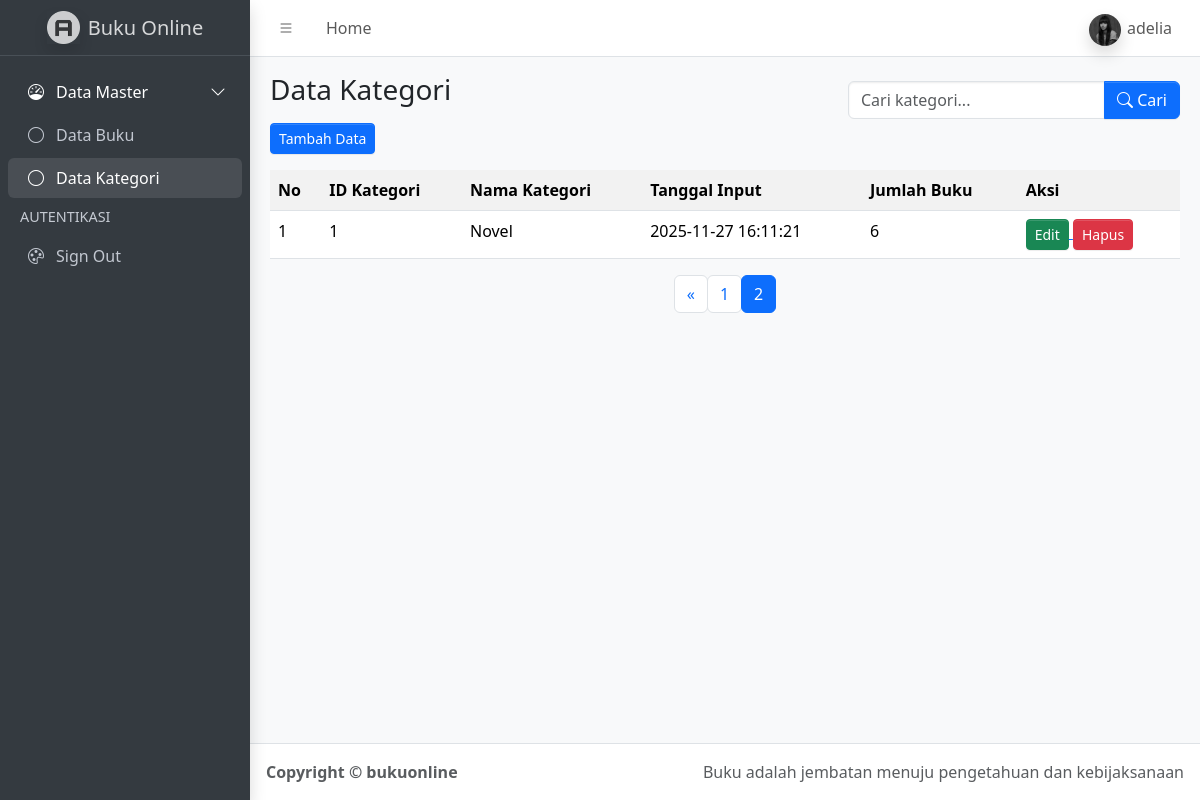
/kategori.php?halaman=2 (signed in), run on the app's committed database.
### tables this page shows
CREATE TABLE `kategori` (
  `id_kategori` int(11) NOT NULL,
  `nama_kategori` varchar(50) NOT NULL,
  `tanggal_input` datetime NOT NULL DEFAULT current_timestamp()
);

### function.php (called while the page is built, shortened)
<?php
$conn = mysqli_connect("localhost", "root", "", "buku_online");
function query($query)
{
    global $conn;
    $result = mysqli_query($conn, $query);
    $rows = [];
    while ($row = mysqli_fetch_assoc($result)) {
        $rows[] = $row;
    }
    return $rows;
}
?>

### kategori.php (the view, shortened to what this page needs)
<?php
require 'function.php';
$current_page = basename(__FILE__);
$jumlahDataPerHalaman = 5;
$jumlahData = count(query("SELECT * FROM kategori"));
$jumlahHalaman = ceil($jumlahData / $jumlahDataPerHalaman);
$halamanAktif = (isset($_GET["halaman"])) ? $_GET["halaman"] : 1;
$awalData = ($jumlahDataPerHalaman * $halamanAktif) - $jumlahDataPerHalaman;
$query = query("
    SELECT kategori.*,
        COUNT(buku.id_buku) AS jumlah_buku
    FROM kategori
    LEFT JOIN buku ON kategori.id_kategori = buku.id_kategori
    GROUP BY kategori.id_kategori
    ORDER BY tanggal_input DESC
    LIMIT $awalData, $jumlahDataPerHalaman
");
$kategori = $query;
?>
<!doctype html>
<html lang="en">
<head>
    <link href="https://cdn.jsdelivr.net/npm/bootstrap@5.3.2/dist/css/bootstrap.min.css" rel="stylesheet">
    <link rel="stylesheet" href="https://cdn.jsdelivr.net/npm/@fontsource/source-sans-3@5.0.12/index.css"
 media="print"
        onload="this.media='all'" />
    <link rel="stylesheet" href="https://cdn.jsdelivr.net/npm/overlayscrollbars@2.11.0/styles/overlayscrollbars.min.css"
 />
    <link rel="stylesheet" href="https://cdn.jsdelivr.net/npm/bootstrap-icons@1.13.1/font/bootstrap-icons.min.css"
 />
    <link rel="stylesheet" href="dist/css/adminlte.min.css" />
    <link rel="stylesheet" href="https://cdn.jsdelivr.net/npm/apexcharts@3.37.1/dist/apexcharts.css"
 />
    <link rel="stylesheet" href="https://cdn.jsdelivr.net/npm/jsvectormap@1.5.3/dist/css/jsvectormap.min.css"
 />
</head>
<body class="layout-fixed sidebar-expand-lg bg-body-tertiary">
    <div class="app-wrapper">
        <nav class="app-header navbar navbar-expand bg-body">
            <div class="container-fluid">
                <ul class="navbar-nav">
                    <li class="nav-item">
                        <a class="nav-link" data-lte-toggle="sidebar" href="#" role="button">
                            <i class="bi bi-list"></i>
                        </a>
                    </li>
                    <li class="nav-item d-none d-md-block">
                        <a href="kategori.php" class="nav-link">Home</a>
                    </li>
                </ul>
                <ul class="navbar-nav ms-auto">
                    <li class="nav-item dropdown user-menu">
                        <a href="#" class="nav-link dropdown-toggle" data-bs-toggle="dropdown">
                            <img src="dist/assets/img/user4-128x128.jpg" class="user-image rounded-circle shadow"
                                alt="User Image" />
                            <span class="d-none d-md-inline"><?= $_SESSION['username'] ?></span>
                        </a>
                    </li>
                </ul>
            </div>
        </nav>
        <aside class="app-sidebar bg-body-secondary shadow" data-bs-theme="dark">
            <div class="sidebar-brand">
                <a href="index.php" class="brand-link">
                    <img src="dist/assets/img/AdminLTELogo.png" alt="AdminLTE Logo"
                        class="brand-image opacity-75 shadow" />
                    <span class="brand-text fw-light">Buku Online</span>
                </a>
            </div>
            <div class="sidebar-wrapper">
                <nav class="mt-2">
                    <ul class="nav sidebar-menu flex-column" data-lte-toggle="treeview" role="navigation"
                        aria-label="Main navigation" data-accordion="false" id="navigation">
                        <li class="nav-item menu-open">
                            <a href="#" class="nav-link active">
                                <i class="nav-icon bi bi-speedometer"></i>
                                <p>
                                    Data Master
                                </p>
                            </a>
                            <ul class="nav nav-treeview">
                                <li class="nav-item">
                                    <a href="index.php"
                                        class="nav-link <?= ($current_page == 'index.php') ? 'active' : '' ?>">
                                        <i class="nav-icon bi bi-circle"></i>
                                        <p>Data Buku</p>
                                    </a>
                                </li>
                                <li class="nav-item">
                                    <a href="kategori.php"
                                        class="nav-link <?= ($current_page == 'kategori.php') ? 'active' : '' ?>">
                                        <i class="nav-icon bi bi-circle"></i>
                                        <p>Data Kategori</p>
                                    </a>
                                </li>
                            </ul>
                        </li>
                        <li class="nav-header">AUTENTIKASI</li>
                        <li class="nav-item">
                            <a href="logout.php" class="nav-link">
                                <i class="nav-icon bi bi-palette"></i>
                                <p>Sign Out</p>
                            </a>
                        </li>
                    </ul>
                </nav>
            </div>
        </aside>
        <main class="app-main">
            <div class="app-content-header">
                <div class="container-fluid">
                    <div class="row">
                        <div class="col-sm-6">
                            <h3 class="mb-3">Data Kategori</h3>
                            <a href="tambah_kategori.php">
                                <button class="btn-sm btn btn-primary">Tambah Data</button>
                            </a>
                        </div>
                        <div class="col-sm-6 d-flex flex-column align-items-end">
                            <form class="mt-2" action="" method="POST">
                                <div class="input-group">
                                    <input type="text" class="form-control" name="keyword"
                                        placeholder="Cari kategori...">
                                    <button class="btn btn-primary" type="submit" name="tombol_search">
                                        <i class="bi bi-search"></i> Cari
                                    </button>
                                </div>
                            </form>
                        </div>
                    </div>
                </div>
            </div>
            <div class="app-content">
                <div class="container-fluid">
                    <div class="row">
                        <div class="col">
                            <table class="table table-striped table-hover">
                                <tr>
                                    <th>No</th>
                                    <th>ID Kategori</th>
                                    <th>Nama Kategori</th>
                                    <th>Tanggal Input</th>
                                    <th>Jumlah Buku</th>
                                    <th>Aksi</th>
                                </tr>
                                <?php $no = 1 ?>
                                <?php foreach ($kategori as $data): ?>
                                    <tr>
                                        <td> <?= $no ?> </td>
                                        <td> <?= $data['id_kategori'] ?> </td>
                                        <td> <?= $data['nama_kategori'] ?> </td>
                                        <td> <?= $data['tanggal_input'] ?> </td>
                                        <td> <?= $data['jumlah_buku'] ?> </td>
                                        <td>
                                            <a href="ubah_kategori.php?id_kategori=<?= $data['id_kategori'] ?>">
                                                <button class="btn btn-sm btn-success">Edit</button>
                                            </a>
                                            <a href="hapus_kategori.php?id=<?= $data['id_kategori'] ?>">
                                                <button class="btn btn-sm btn-danger">Hapus</button>
                                            </a>
                                        </td>
                                        <?php $no++; ?>
                                    <?php endforeach; ?>
                            </table>
                            <nav aria-label="Page navigation example" class="d-flex justify-content-center mt-3">
                                <ul class="pagination">
                                    <?php if ($halamanAktif > 1): ?>
                                        <li class="page-item">
                                            <a class="page-link" href="?halaman=<?= $halamanAktif - 1; ?>">&laquo;</a>
                                        </li>
                                    <?php endif; ?>
                                    <?php for ($i = 1; $i <= $jumlahHalaman; $i++): ?>
                                        <?php if ($i == $halamanAktif): ?>
                                            <li class="page-item active">
                                                <a class="page-link" href="?halaman=<?= $i; ?>"><?= $i; ?></a>
                                            </li>
                                        <?php else: ?>
                                            <li class="page-item">
                                                <a class="page-link" href="?halaman=<?= $i; ?>"><?= $i; ?></a>
                                            </li>
                                        <?php endif; ?>
                                    <?php endfor; ?>
                                </ul>
                            </nav>
                        </div>
                    </div>
                </div>
            </div>
        </main>
        <footer class="app-footer">
            <div class="float-end d-none d-sm-inline">Buku adalah jembatan menuju pengetahuan dan kebijaksanaan</div>
            <strong>
                Copyright &copy; bukuonline&nbsp;
            </strong>
        </footer>
    </div>
</body>
</html>

### data on the page
kategori: id_kategori "1", nama_kategori "Novel", tanggal_input "2025-11-27 16:11:21", jumlah_buku "6"

### other printed values
$_SESSION['username'] "adelia"
